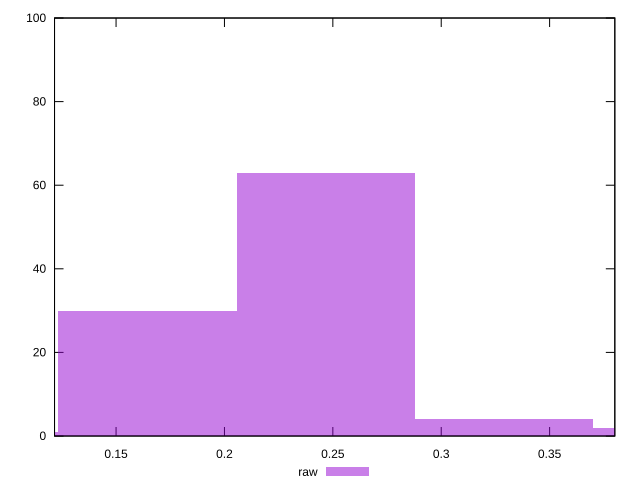

Here is the gnuplot script that generated this plot:
reset

$raw <<EOF
0.41117490481256647 2
0.32893992385005316 4
0.16446996192502658 30
0.24670494288753986 63
0.08223498096251329 1
EOF

set key outside below
set boxwidth 0.08223498096251329
set xrange [0.12161661885227541:0.38008002905481386]
set yrange [0:100]
set trange [0:100]
set style fill transparent solid 0.5 noborder
set terminal svg size 640, 490 enhanced background rgb 'white'
set output "reports/report_00028_2021-02-24T12-49-42.674Z/meta/pScore/samples/astro/raw/histogram.svg"

plot $raw title "raw" with boxes

reset
